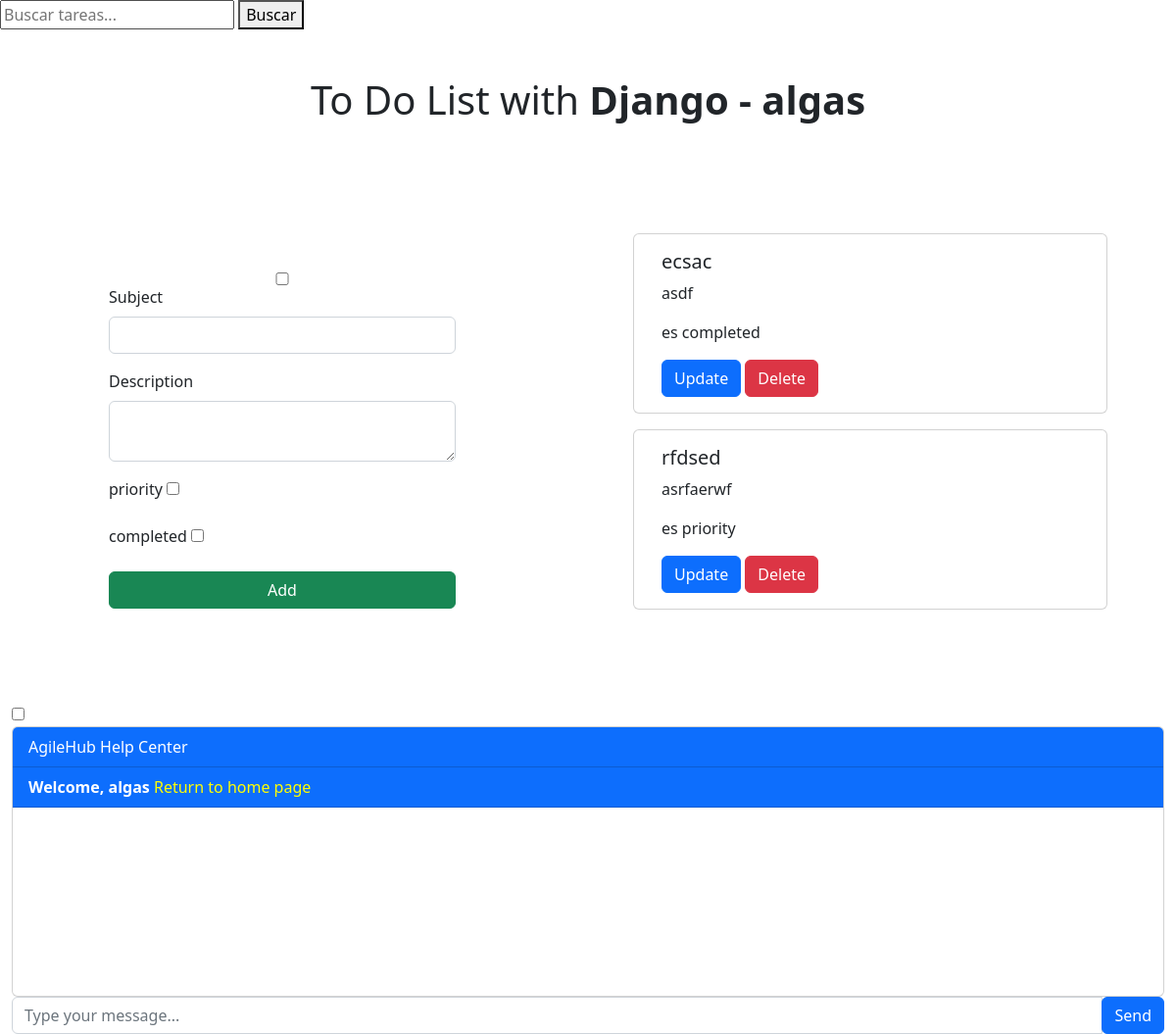
The app's page / (signed in), older data.
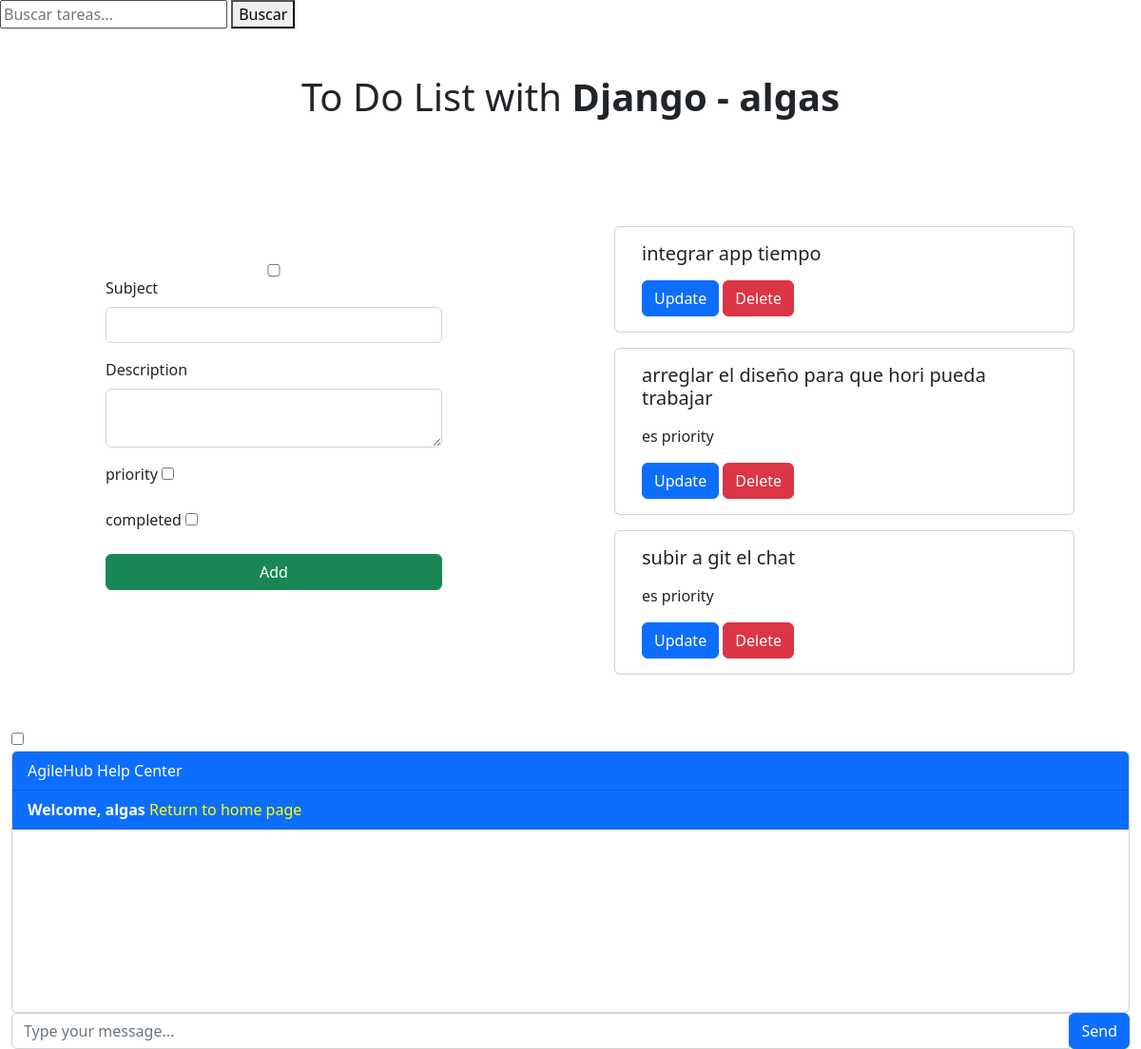
The same page, newer data.
### taskmanager/models.py (models this page shows, shortened)
class Task(models.Model):
    user = models.ForeignKey(User,
                             on_delete=models.CASCADE,
                                null=True,
                                blank=True)
    subject = models.CharField(max_length=100)
    description = models.CharField(max_length=200)
    completed= models.BooleanField(default=False)
    priority= models.BooleanField(default=False)
    class Meta:
        ordering=['completed']

### taskmanager/views.py (the view)
# urls.py: path("", views.index, name="index"),
@login_required
def index(request):
    user_tasks = Task.objects.filter(user=request.user)
    db_data = Task.objects.all()
    context = {
        "db_data": user_tasks[::-1],
        "update": None
    }
    return render(request, "TaskManager/index.html", context)

### Templates/TaskManager/index.html (shortened to what this page needs)
<!DOCTYPE html>
<html lang="en">
<head>
    <link href="https://cdn.jsdelivr.net/npm/bootstrap@5.2.0-beta1/dist/css/bootstrap.min.css" rel="stylesheet">
</head>
<body>
    <div class="search-form">
        <form method="get" action="{% url 'search' %}">
            <input type="text" name="query" placeholder="Buscar tareas...">
            <button type="submit">Buscar</button>
        </form>
    </div>
    <main class="container-fluid">
        <div class="row my-5">
            <h1 class="col text-center">To Do List with <b>Django - {{user.username}}</b></h1>
        </div>
        <div class="row justify-content-center py-5">
            <div class="col-6 row justify-content-center h-50 p-5">
                {% if update %}
                <form class="w-75" method="post" action={% url "update" %}>
                    {% csrf_token %}
                    <div class="mb-3">
                        <label for="subject" class="form-label">Subject</label>
                        <input type="text" value="{{ update.subject }}" class="form-control" name="subject" id="subject" aria-describedby="emailHelp">
                    </div>
                    <div class="mb-3">
                        <label for="description" class="form-label">Description</label>
                        <textarea type="text" name="description" class="form-control" id="description">{{ update.description }}</textarea>
                    </div>
                    <div class="mb-3">
                        <label for="priority" class="form-label">priority</label>
                        <input type="checkbox" {% if update.priority %}checked{% endif %} name="priority" id="priorityCheckbox">
                    </div>
                    <div class="mb-3">
                        <label for="completed" class="form-label">completed</label>
                        <input type="checkbox" {% if update.completed %}checked{% endif %} name="completed" id="completedCheckbox">
                    </div>
                    <input type="hidden" name="id" value="{{ update.id }}" />
                    <button type="submit" class="btn btn-primary w-100">Update</button>
                </form>
                {% else %}
                <input type="checkbox" id="mas"></input>
                <form id="w-75" style="display: hidden" class="w-75" method="post" action={% url "insert" %}>
                    <div class="mb-3">
                        <label for="subject" class="form-label">Subject</label>
                        <input type="text" class="form-control" name="subject" id="subject" aria-describedby="emailHelp">
                    </div>
                    <div class="mb-3">
                        <label for="description" class="form-label">Description</label>
                        <textarea type="text" name="description" class="form-control" id="description"></textarea>
                    </div>
                    <div class="mb-3">
                        <label for="priority" class="form-label">priority</label>
                        <input type="checkbox" name="priority" id="priority"></input>
                    </div>
                    <div class="mb-3">
                        <label for="completed" class="form-label">completed</label>
                        <input type="checkbox" name="completed"id="completed"></input>
                    </div>
                    <button type="submit" class="btn btn-success w-100">Add</button>
                {% endif %}
            </div>
            <div class="col-5 container justify-content-center">
            {% for data in db_data %}
               <div class="row">
                <div class="card w-75 col m-2">
                    <div class="card-body">
                        <h5 class="card-title">{{ data.subject }}</h5>
                        <p class="card-text">{{ data.description }}</p>
                        {% if data.priority %}
                        <p>es priority</p>
                        {% endif %}
                        {% if data.completed %}
                        <p>es completed</p>
                        {% endif %}
                        <a href={% url "update_form" data.id %} class="btn btn-primary">Update</a>
                        <a href={% url "delete" data.id %} class="btn btn-danger">Delete</a>
                    </div>
                </div>
                </div>
            {% endfor %}
            </div>
        </div>
        <input type="checkbox" name="m1234" id="m1234">
        <div class="chat-container" id="chaty">
          <div class="card flex-grow-1">
            <div class="card-header bg-primary text-white">AgileHub Help Center</div>
            {% if user.is_authenticated %}
            <div class="card-header bg-primary text-white"><b>Welcome, {{user.username}}</b>   <a style="color: yellow;" >Return to home page</a></div>
            {% else %}
            <div class="card-header bg-primary text-white"><a style="color: yellow" href="login">Login</a>   <a style="color: yellow;" href="register">Register</a></div>
            {% endif %}
            <div class="card-body messages-box">
            </div>
            <br><br>
            <br><br>
            <br><br>
          </div>
          <form class="message-form">
            <div class="input-group">
              <input type="text" class="form-control message-input" placeholder="Type your message...">
              <div class="input-group-append">
                <button type="submit" class="btn btn-primary btn-send">Send</button>
              </div>
            </div>
          </form>
        </div>
</body>
</html>

Row changes from the older to the newer data that the page shows:
removed Task: subject "ecsac", description "asdf", completed "es completed"
removed Task: subject "rfdsed", description "asrfaerwf", priority "es priority"
added Task: subject "integrar app tiempo"
added Task: subject "arreglar el diseño para que hori pueda trabajar", priority "es priority"
added Task: subject "subir a git el chat", priority "es priority"
